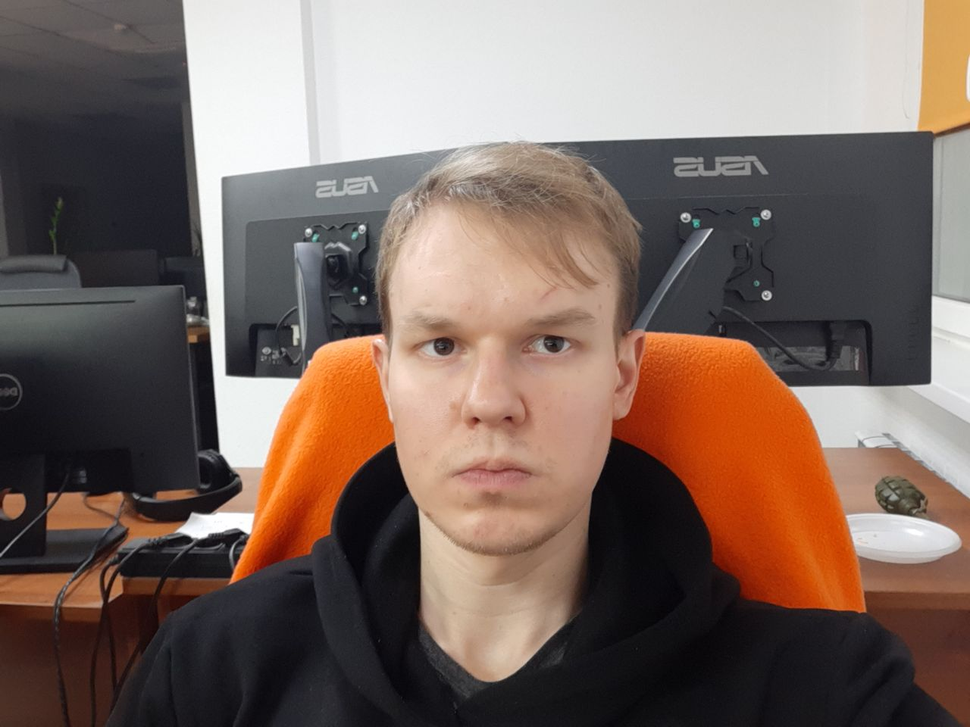
#> input picture laboratory_work_1/img/image_1.png, 970 x 727 px, shrunk from 1280 x 960 before the run, found by its file name
$ python lab1.py
#> lines starting #> are read from the running program, lines starting #| are printed output that depends on the picture
import cv2
from constants.constant import RGB, Images
from matplotlib import pyplot as plt


def show_pixel_info(image):
    # [55 lines left out: function move_event, not called in this run]

    cv2.setMouseCallback('Image', move_event)


def show_image_and_hists(image):
    colors = ('b', 'g', 'r')
    fig = plt.figure(figsize=(20, 10))

    # Отображение гистограммы каждого цветового канала
    for idx, color in enumerate(colors):
        ax = fig.add_subplot(1, 3, idx+1)
        histr = cv2.calcHist([image], [idx], None, [256], [0, 256])
        ax.plot(histr, color=color)
        ax.set_xlim([0, 256])
        ax.set_title(f'{color.upper()} Histogram')

    # Отображение информации о пикселе при перемещении курсора мыши
    show_pixel_info(image)

    plt.show()


if __name__ == '__main__':
    image = cv2.imread(Images.IMAGE_1)
#> image is the input picture: shape (727, 970, 3); mean B, G, R 96, 104.5, 123.5
    assert image is not None, "file could not be read"
    cv2.imshow('Image', image)
    show_image_and_hists(image)
#> in show_image_and_hists, `plt.show()`:
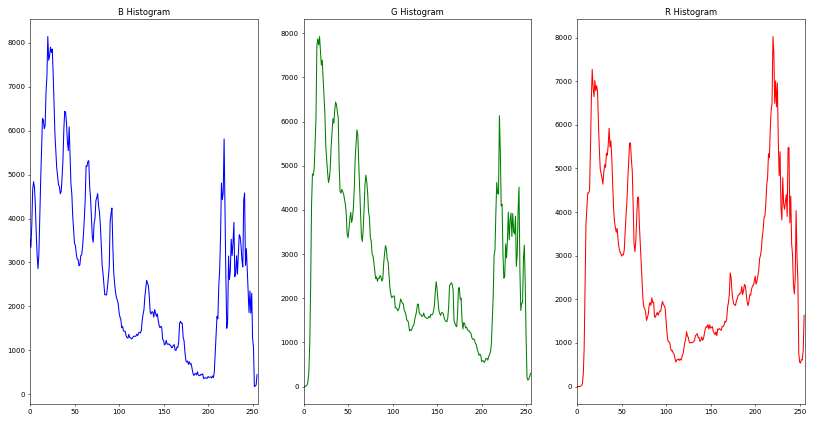
#> figure drawn by matplotlib, 3 panels; panel 1: curve peaks at x = 20, y = 8145; panel 2: curve peaks at x = 18, y = 7927; panel 3: curve peaks at x = 220, y = 8023
    cv2.waitKey(0)
    cv2.destroyAllWindows()

$ run again, with laboratory_work_1/img/image_2.png copied over laboratory_work_1/img/image_1.png
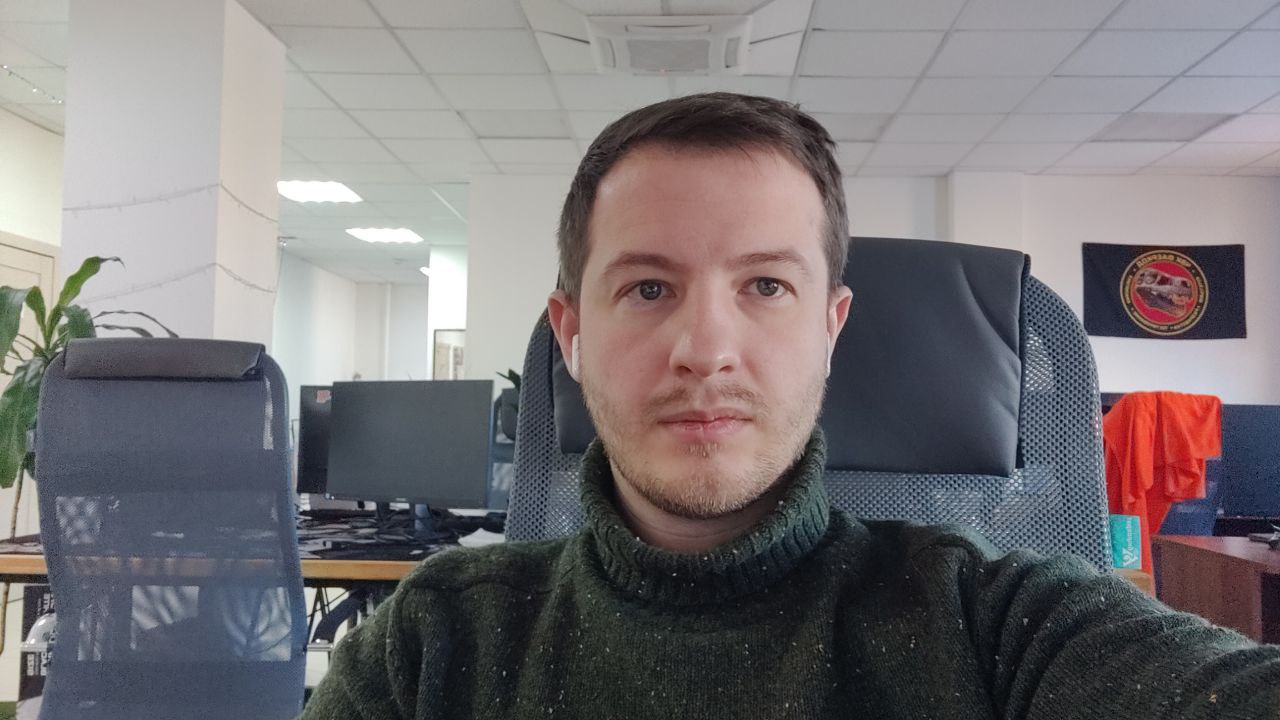
#> input picture laboratory_work_1/img/image_2.png, 1280 x 720 px, found by its file name
#> image is the input picture: shape (720, 1280, 3); mean B, G, R 118.4, 115.9, 120.3
#> in show_image_and_hists, `plt.show()`:
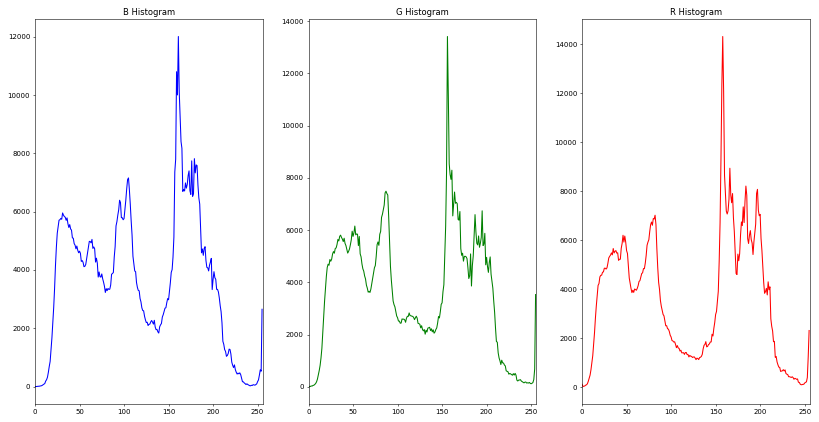
#> figure drawn by matplotlib, 3 panels; panel 1: curve peaks at x = 161, y = 12010; panel 2: curve peaks at x = 156, y = 13417; panel 3: curve peaks at x = 158, y = 14323
